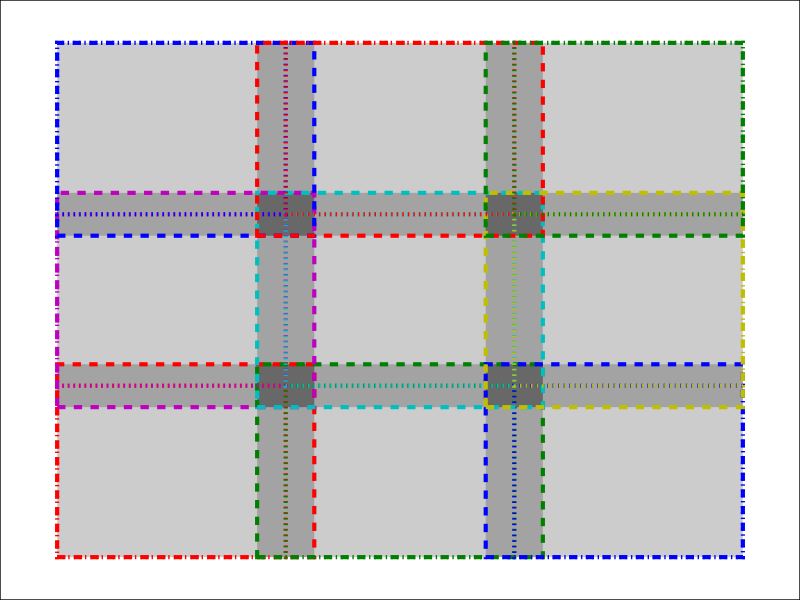

Reproduce this figure in Python.
#!/usr/bin/env python
from __future__ import print_function

import os
import lsst.afw.geom
import lsst.skymap
import matplotlib.patches
import matplotlib.pyplot


def makeRectangle(box, **kwds):
    box = lsst.afw.geom.Box2D(box)
    return matplotlib.patches.Rectangle(
        tuple(box.getMin()),
        box.getWidth(), box.getHeight(),
        **kwds
    )


def main():
    config = lsst.skymap.DiscreteSkyMap.ConfigClass()
    config.raList = [45.0]
    config.decList = [45.0]
    config.radiusList = [0.2]
    config.pixelScale = 1.0
    config.patchBorder = 500
    skymap = lsst.skymap.DiscreteSkyMap(config)
    tract = skymap[0]

    fig = matplotlib.pyplot.figure()
    axes = fig.add_axes([0, 0, 1, 1])
    for patch in tract:
        axes.add_artist(makeRectangle(patch.getOuterBBox(), facecolor='k', fill=True, alpha=0.2, linewidth=0))
    for patch, color in zip(tract, "rgbmcybrg"):
        kwds = dict(edgecolor=color, fill=False, linewidth=3)
        axes.add_artist(makeRectangle(patch.getInnerBBox(), linestyle=":", **kwds))
        axes.add_artist(makeRectangle(patch.getOuterBBox(), linestyle="--", **kwds))
    bbox = lsst.afw.geom.Box2D(tract.getBBox())
    bbox.grow(2*config.patchBorder)
    axes.set_xlim(bbox.getMinX(), bbox.getMaxX())
    axes.set_ylim(bbox.getMinY(), bbox.getMaxY())
    axes.xaxis.set_visible(False)
    axes.yaxis.set_visible(False)
    return fig


if __name__ == "__main__":
    fig = main()
    path = os.path.splitext(__file__)[0] + ".pdf"
    print("Saving figure to '%s'" % path)
    fig.savefig(path)
